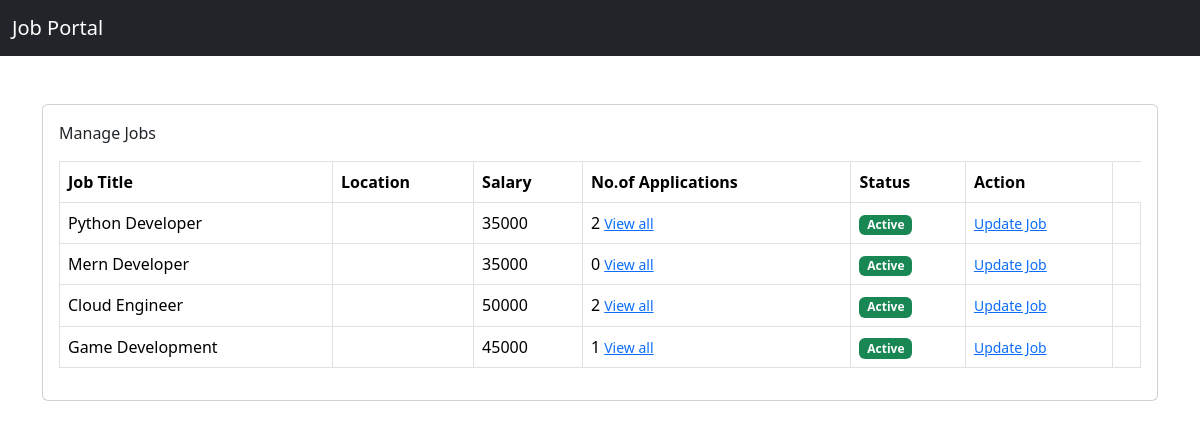
The page /job/manage-jobs/ (signed in) on the database its author committed.
### job/models.py (models this page shows, shortened)
class Job(models.Model):
    job_type_choices=(
        ('Remote','Remote'),
        ('Onsite','Onsite'),
        ('Hybrid','Hybrid')
    )
    user=models.ForeignKey(User,on_delete=models.CASCADE)
    company=models.ForeignKey(Company,on_delete=models.CASCADE)
    title=models.CharField(max_length=100 )
    city=models.CharField(max_length=100 )
    salary=models.PositiveIntegerField(default=35000)
    requirements=models.TextField()
    ideal_candidate=models.TextField()
    is_available=models.BooleanField(default=True)
    timestamp=models.DateTimeField(auto_now_add=True)
    industry=models.ForeignKey(Industry,on_delete=models.DO_NOTHING,null=True,blank=True)
    state=models.ForeignKey(State,on_delete=models.DO_NOTHING,null=True,blank=True)
    job_type=models.CharField(max_length=20,choices=job_type_choices,null=True,blank=True)

### job/views.py (the view)
# urls.py: path('manage-jobs/', views.manage_jobs,name='manage-jobs'),
def manage_jobs(request):
    jobs=Job.objects.filter(user=request.user,company=request.user.company)
    context={'jobs':jobs}
    return render(request,'job/manage_jobs.html',context)

### templates/job/manage_jobs.html
{% extends 'base.html' %}
{% block content %}
<div class="card mx-auto" style="width:100%">
    <div class="card-body">
        <div class="card-title mb-3">Manage Jobs</div>
        <table class="table table-bordered">
            <thead>
                <tr>
                    <th scope="col">Job Title</th>
                    <th scope="col">Location</th>
                    <th scope="col">Salary</th>
                    <th scope="col">No.of Applications</th>
                    <th scope="col">Status</th>
                    <th scope="col">Action</th>
                </tr>
            </thead>
            <tbody>
                {% for job in jobs %}
                <tr>
                    <td>{{ job.title}}</td>
                    <td>{{job.location}}</td>
                    <td>{{job.salary}}</td>
                    <td>{{job.applyjob_set.all.count}} <a href="{% url 'all-applicants' job.pk %}"><small>View all</small></a></td>
                    {% if job.is_available %}
                    <td><span class="badge bg-success">Active</span></td>
                    {% else %}
                    <td><span class="badge bg-warning"> Not Active</span></td>
                    {% endif %}
                    <td> <a href="{% url 'update-job' job.pk %}"><small>Update Job</small></a></td>
                    <td></td>
                </tr>
                {% endfor %}
            </tbody>
        </table>
    </div>
{% endblock content %}

### rows shown on the page
Job: title "Python Developer", salary "35000", applyjob_set.all.count "2", is_available "Active"
Job: title "Mern Developer", salary "35000", applyjob_set.all.count "0", is_available "Active"
Job: title "Cloud Engineer", salary "50000", applyjob_set.all.count "2", is_available "Active"
Job: title "Game Development", salary "45000", applyjob_set.all.count "1", is_available "Active"
